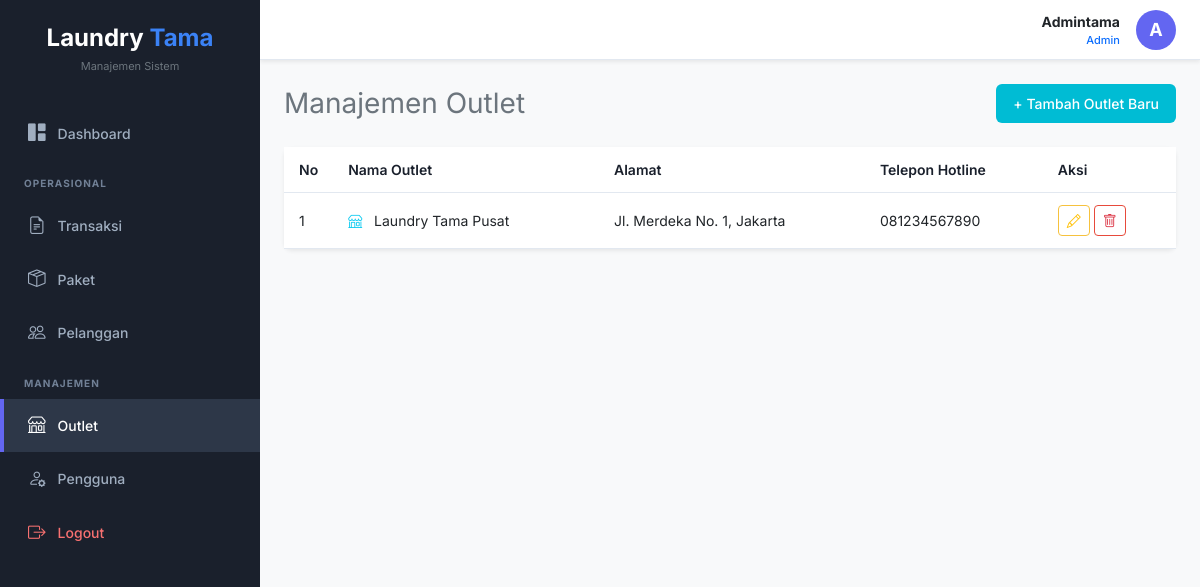
Screenshot of /outlet.php (signed in) with the database file from the repository.
### tables this page shows
CREATE TABLE `tb_outlet` (
  `id` int(11) NOT NULL AUTO_INCREMENT,
  `nama` varchar(100) NOT NULL,
  `alamat` text NOT NULL,
  `tlp` varchar(15) NOT NULL,
  PRIMARY KEY (`id`)
);

### outlet.php (the view, shortened to what this page needs)
<?php
include 'header.php';
include 'koneksi.php';
?>
<div class="d-flex justify-content-between align-items-center mb-4">
    <h3 class="fw-normal text-secondary mb-0">Manajemen Outlet</h3>
    <button class="btn text-white fw-medium px-3 py-2" data-bs-toggle="modal" data-bs-target="#modalTambahOutlet" style="background-color: #00bcd4; border-radius: 6px; font-size: 14px;">+ Tambah Outlet Baru</button>
</div>
<div class="card border-0 shadow-sm" style="border-radius: 8px;">
    <div class="card-body p-0">
        <div class="table-responsive">
            <table class="table table-custom mb-0">
                <thead>
                    <tr>
                        <th width="5%">No</th>
                        <th width="30%">Nama Outlet</th>
                        <th width="30%">Alamat</th>
                        <th width="20%">Telepon Hotline</th>
                        <th width="15%">Aksi</th>
                    </tr>
                </thead>
                <tbody>
                    <?php
                    $no = 1;
                    $query = mysqli_query($conn, "SELECT * FROM tb_outlet");
                    while($data = mysqli_fetch_array($query)){
                    ?>
                    <tr>
                        <td><?php echo $no++; ?></td>
                        <td><i class="bi bi-shop text-info me-2"></i> <?php echo $data['nama']; ?></td>
                        <td><?php echo $data['alamat']; ?></td>
                        <td><?php echo $data['tlp']; ?></td>
                        <td>
                            <button type="button" class="btn btn-outline-warning btn-aksi text-warning" data-bs-toggle="modal" data-bs-target="#modalEdit<?php echo $data['id']; ?>" style="border-color: #f6c23e;"><i class="bi bi-pencil"></i></button>
                            <a href="outlet_aksi.php?aksi=hapus&id=<?php echo $data['id']; ?>" class="btn btn-outline-danger btn-aksi text-danger" onclick="return confirm('Apakah Anda yakin ingin menghapus data ini?')" style="border-color: #e74a3b;"><i class="bi bi-trash"></i></a>
                        </td>
                    </tr>
                    <?php } ?>
                </tbody>
            </table>
        </div>
    </div>
</div>
<?php include 'footer.php'; ?>

### header.php (style rules this page uses)
body { font-family: 'Inter', sans-serif; background-color: #f8f9fa; overflow-x: hidden; color: #333; }
.table-custom th { border-top: none; border-bottom: 1px solid #e2e8f0; background-color: white; color: #1a202c; font-weight: 600; font-size: 14px; padding: 12px 15px; }
.table-custom td { border-bottom: 1px solid #e2e8f0; vertical-align: middle; font-size: 14px; padding: 12px 15px; }
.btn-aksi { border-radius: 4px; padding: 4px 8px; font-size: 14px; background: white; }

### rows the page displays
tb_outlet: nama "Laundry Tama Pusat", alamat "Jl. Merdeka No. 1, Jakarta", tlp "081234567890"

### other values shown
$_SESSION['nama'] "Admintama"
$_SESSION['role'] "Admin"
substr($_SESSION['nama'], 0, 1) "A"
